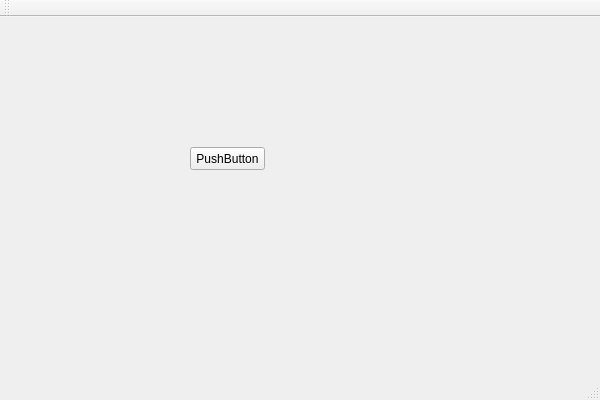
<?xml version="1.0" encoding="UTF-8"?>
<ui version="4.0">
 <class>mainwindowClass</class>
 <widget class="QMainWindow" name="mainwindowClass">
  <property name="geometry">
   <rect>
    <x>0</x>
    <y>0</y>
    <width>600</width>
    <height>400</height>
   </rect>
  </property>
  <property name="windowTitle">
   <string>mainwindow</string>
  </property>
  <widget class="QWidget" name="centralWidget">
   <widget class="QPushButton" name="pushButton">
    <property name="geometry">
     <rect>
      <x>190</x>
      <y>130</y>
      <width>75</width>
      <height>23</height>
     </rect>
    </property>
    <property name="text">
     <string>PushButton</string>
    </property>
   </widget>
  </widget>
  <widget class="QMenuBar" name="menuBar">
   <property name="geometry">
    <rect>
     <x>0</x>
     <y>0</y>
     <width>600</width>
     <height>23</height>
    </rect>
   </property>
  </widget>
  <widget class="QToolBar" name="mainToolBar">
   <attribute name="toolBarArea">
    <enum>TopToolBarArea</enum>
   </attribute>
   <attribute name="toolBarBreak">
    <bool>false</bool>
   </attribute>
  </widget>
  <widget class="QStatusBar" name="statusBar"/>
 </widget>
 <layoutdefault spacing="6" margin="11"/>
 <resources>
  <include location="mainwindow.qrc"/>
 </resources>
 <connections/>
</ui>
